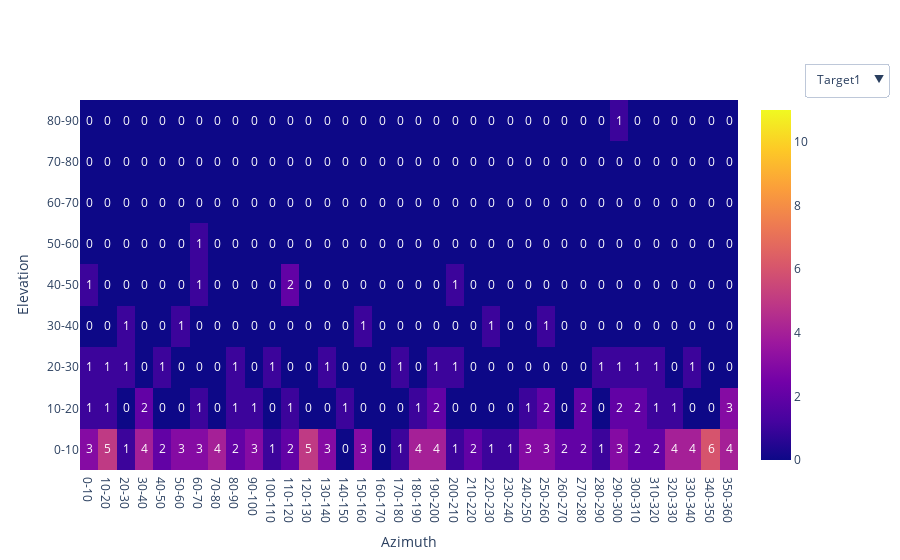
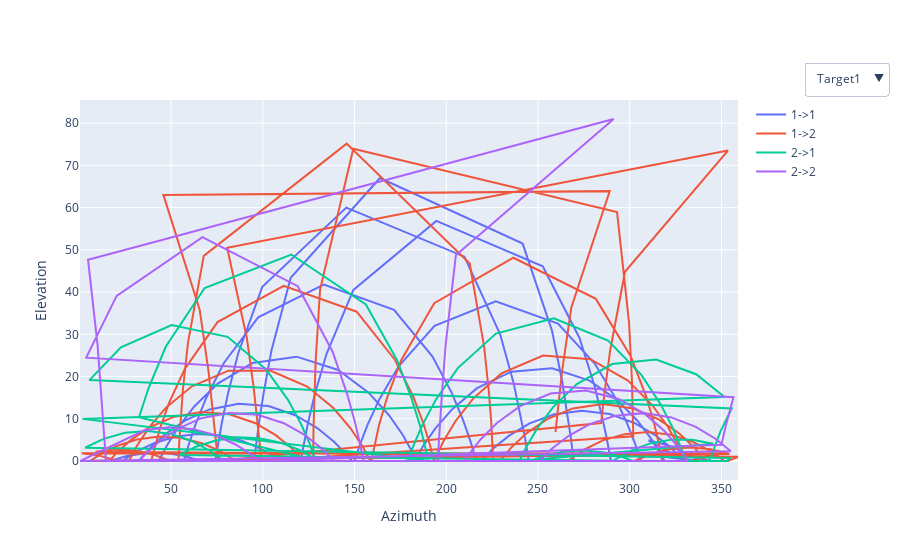
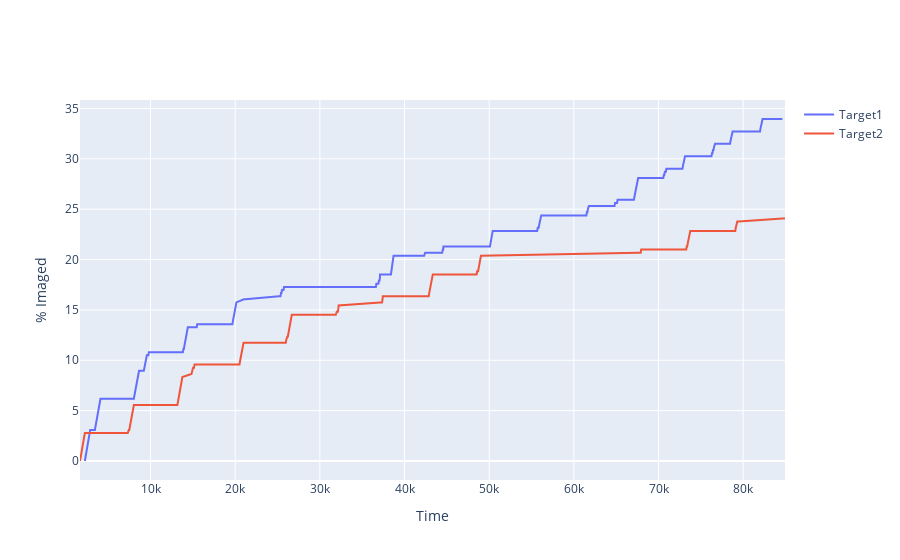

Write notebook code for charts like these, in order.
### Code cell
# Visualization of Targets Azimuth and Elevation data (includes all satellites).

figs1 = []
figs2 = []
buttons1 = []
buttons2 = []

fig3 = go.Figure()

for t in range(len(stk_object.targets)):
    fig1 = px.imshow(stk_object.Azimuth_vs_Elevation[f"Target{t+1}"].transpose(), text_auto=True,
                labels=dict(x="Azimuth",y="Elevation", color="Total Frames Captured"),)
    figs1.append(fig1.data[0])
    for s in range(len(stk_object.sensors)):
        df = stk_object.AzEl_data[f'Target{t+1}->Satellite{s+1}']
        if type(df) != int:
            df['Azimuth'] = df['Azimuth'].astype(float)
            df['Elevation'] = df['Elevation'].astype(float)
            fig2 = go.Scatter(y=df['Elevation'],x=df['Azimuth'],name=f'{t+1}->{s+1}',mode='lines')
            figs2.append(fig2)
        else:
            figs2.append(go.Scatter(x=[],y=[]))

    if type(stk_object.time_sorted_data[f'Target{t+1}']) != int:
        df = pd.DataFrame(stk_object.time_sorted_data[f'Target{t+1}'])
        fig3.add_trace(go.Scatter(x=df['Time'],y=df['Percent Imaged'],name=f'Target{t+1}'))

    z1 = np.zeros(len(stk_object.targets),dtype=bool);z1[t]=1
    z2 = np.zeros(len(stk_object.targets)*len(stk_object.sensors),dtype=bool)
    z2[len(stk_object.sensors)*t] = 1
    for s in range(len(stk_object.sensors)):
        z2[len(stk_object.sensors)*t+s]=1
    buttons1.append(dict(label=f"Target{t+1}",
                        method="restyle",
                        args=[{"visible": z1},]))
    buttons2.append(dict(label=f"Target{t+1}",
                        method="restyle",
                        args=[{"visible": z2},]))

fig1=go.Figure(figs1)
fig1.update_layout(xaxis_title="Azimuth", yaxis_title="Elevation",
    updatemenus=[
        dict(
            active=0,
            buttons=buttons1,
              x=1.1,
              xanchor="left",
              y=1.1,
              yanchor="top")])

fig2=go.Figure(figs2)
fig2.update_layout(xaxis_title="Azimuth", yaxis_title="Elevation",
    updatemenus=[
        dict(
            active=0,
            buttons=buttons2,
              x=1.1,
              xanchor="left",
              y=1.1,
              yanchor="top")])

fig3.update_layout(xaxis_title="Time", yaxis_title="% Imaged")

fig1.show()
fig2.show()
fig3.show()

# f1 = PlotlyViewer(fig1)
# f2 = PlotlyViewer(fig2)
# f3 = PlotlyViewer(fig3)

### Figure 1 — Plotly figure (JSON) as saved in the notebook; plotly's stock layout.template omitted (floating-point values rounded to 4 significant figures; data arrays with more than 128 entries replaced by an {"elided": "..."} marker saying what was removed)
{"data": [{"coloraxis": "coloraxis", "hovertemplate": "Azimuth: %{x}<br>Elevation: %{y}<br>Total Frames Captured: %{z}<extra></extra>", "name": "0", "texttemplate": "%{z}", "type": "heatmap", "x": ["0-10", "10-20", "20-30", "30-40", "40-50", "50-60", "60-70", "70-80", "80-90", "90-100", "100-110", "110-120", "120-130", "130-140", "140-150", "150-160", "160-170", "170-180", "180-190", "190-200", "200-210", "210-220", "220-230", "230-240", "240-250", "250-260", "260-270", "270-280", "280-290", "290-300", "300-310", "310-320", "320-330", "330-340", "340-350", "350-360"], "xaxis": "x", "y": ["0-10", "10-20", "20-30", "30-40", "40-50", "50-60", "60-70", "70-80", "80-90"], "yaxis": "y", "z": {"elided": "9x36 int values"}}, {"coloraxis": "coloraxis", "hovertemplate": "Azimuth: %{x}<br>Elevation: %{y}<br>Total Frames Captured: %{z}<extra></extra>", "name": "0", "texttemplate": "%{z}", "type": "heatmap", "x": ["0-10", "10-20", "20-30", "30-40", "40-50", "50-60", "60-70", "70-80", "80-90", "90-100", "100-110", "110-120", "120-130", "130-140", "140-150", "150-160", "160-170", "170-180", "180-190", "190-200", "200-210", "210-220", "220-230", "230-240", "240-250", "250-260", "260-270", "270-280", "280-290", "290-300", "300-310", "310-320", "320-330", "330-340", "340-350", "350-360"], "xaxis": "x", "y": ["0-10", "10-20", "20-30", "30-40", "40-50", "50-60", "60-70", "70-80", "80-90"], "yaxis": "y", "z": {"elided": "9x36 int values"}}], "layout": {"updatemenus": [{"active": 0, "buttons": [{"args": [{"visible": [true, false]}], "label": "Target1", "method": "restyle"}, {"args": [{"visible": [false, true]}], "label": "Target2", "method": "restyle"}], "x": 1.1, "xanchor": "left", "y": 1.1, "yanchor": "top"}], "xaxis": {"title": {"text": "Azimuth"}}, "yaxis": {"title": {"text": "Elevation"}}}}

### Figure 2 — Plotly figure (JSON) as saved in the notebook; plotly's stock layout.template omitted (floating-point values rounded to 4 significant figures; data arrays with more than 128 entries replaced by an {"elided": "..."} marker saying what was removed)
{"data": [{"mode": "lines", "name": "1->1", "type": "scatter", "x": {"elided": "145 float values"}, "y": {"elided": "145 float values"}}, {"mode": "lines", "name": "1->2", "type": "scatter", "x": {"elided": "164 float values"}, "y": {"elided": "164 float values"}}, {"mode": "lines", "name": "2->1", "type": "scatter", "x": [78.82, 70.99, 61.35, 50.01, 37.51, 24.88, 13.22, 3.178, 354.9, 353.0, 128.9, 125.7, 121.0, 113.8, 101.7, 80.84, 50.38, 22.68, 5.52, 355.6, 349.5, 345.5, 343.4, 179.0, 182.4, 187.2, 194.4, 206.3, 227.1, 258.7, 288.2, 306.5, 317.0, 323.5, 328.0, 330.8, 245.8, 255.0, 265.2, 275.8, 286.3, 296.1, 301.6, 54.47, 63.64, 74.35, 86.11, 98.17, 109.7, 119.9, 128.7, 130.4, 32.56, 37.68, 47.12, 68.35, 115.6, 156.2, 173.1, 181.1, 185.6, 188.5, 190.4, 1.726, 351.7, 336.2, 314.4, 290.4, 271.2, 258.1, 249.6, 243.7, 239.9, 345.5, 334.3, 322.5, 311.1, 300.9, 292.2, 290.7], "y": [0.0001206, 2.489, 4.727, 6.376, 7.087, 6.672, 5.247, 3.143, 0.6902, 0.0001829, 0.0002753, 3.926, 8.645, 14.48, 21.75, 29.4, 32.22, 26.94, 19.16, 12.45, 7.081, 2.682, 0.0002668, 0.0002907, 3.95, 8.672, 14.55, 22.0, 30.18, 33.78, 28.51, 20.33, 13.32, 7.792, 3.304, 0.0001606, 2.202e-05, 1.405, 2.28, 2.492, 2.009, 0.9163, 0.0001359, 1.436, 3.382, 4.868, 5.602, 5.415, 4.346, 2.609, 0.4684, 9.203e-05, 10.35, 17.15, 27.05, 40.98, 48.9, 37.07, 23.92, 14.9, 8.511, 3.61, 2.006e-05, 9.975, 15.16, 20.55, 24.03, 22.95, 18.22, 12.7, 7.702, 3.397, 2.557e-05, 4.091, 5.034, 5.062, 4.164, 2.532, 0.438, 2.472e-05]}, {"mode": "lines", "name": "2->2", "type": "scatter", "x": [138.7, 131.9, 123.0, 111.5, 97.31, 81.66, 66.59, 53.79, 43.7, 35.99, 32.61, 195.4, 195.9, 196.6, 197.7, 199.7, 205.2, 291.2, 4.781, 10.02, 11.97, 13.08, 13.84, 14.44, 14.46, 250.7, 257.7, 266.7, 278.2, 292.1, 307.6, 322.8, 336.0, 346.7, 355.1, 0.3983, 35.53, 48.75, 62.27, 74.74, 85.46, 94.27, 98.16, 349.9, 352.5, 356.5, 3.786, 20.36, 67.14, 119.1, 138.1, 146.0, 150.3, 153.0, 154.9, 331.7, 326.3, 318.9, 308.5, 294.2, 276.1, 256.9, 240.3, 227.8, 218.8, 212.3, 210.0], "y": [0.0001035, 3.019, 6.117, 8.952, 10.94, 11.39, 10.14, 7.68, 4.696, 1.623, 0.0002428, 0.0002212, 4.095, 9.265, 16.37, 27.59, 48.75, 80.99, 47.68, 27.25, 16.32, 9.351, 4.25, 0.1603, 0.0002622, 2.148e-05, 2.964, 5.969, 8.731, 10.73, 11.34, 10.33, 8.094, 5.267, 2.295, 0.0001226, 7.283, 7.998, 7.543, 6.039, 3.853, 1.344, 4.092e-06, 3.86, 8.66, 15.09, 24.48, 39.12, 53.0, 41.4, 25.87, 15.85, 9.097, 4.058, 0.0001925, 0.0002622, 3.366, 7.101, 11.04, 14.64, 16.68, 15.99, 12.99, 9.069, 5.151, 1.536, 1.18e-05]}], "layout": {"updatemenus": [{"active": 0, "buttons": [{"args": [{"visible": [true, true, false, false]}], "label": "Target1", "method": "restyle"}, {"args": [{"visible": [false, false, true, true]}], "label": "Target2", "method": "restyle"}], "x": 1.1, "xanchor": "left", "y": 1.1, "yanchor": "top"}], "xaxis": {"title": {"text": "Azimuth"}}, "yaxis": {"title": {"text": "Elevation"}}}}

### Figure 3 — Plotly figure (JSON) as saved in the notebook; plotly's stock layout.template omitted (floating-point values rounded to 4 significant figures; data arrays with more than 128 entries replaced by an {"elided": "..."} marker saying what was removed)
{"data": [{"name": "Target1", "type": "scatter", "x": {"elided": "309 float values"}, "y": {"elided": "309 float values"}}, {"name": "Target2", "type": "scatter", "x": {"elided": "147 float values"}, "y": {"elided": "147 float values"}}], "layout": {"xaxis": {"title": {"text": "Time"}}, "yaxis": {"title": {"text": "% Imaged"}}}}
